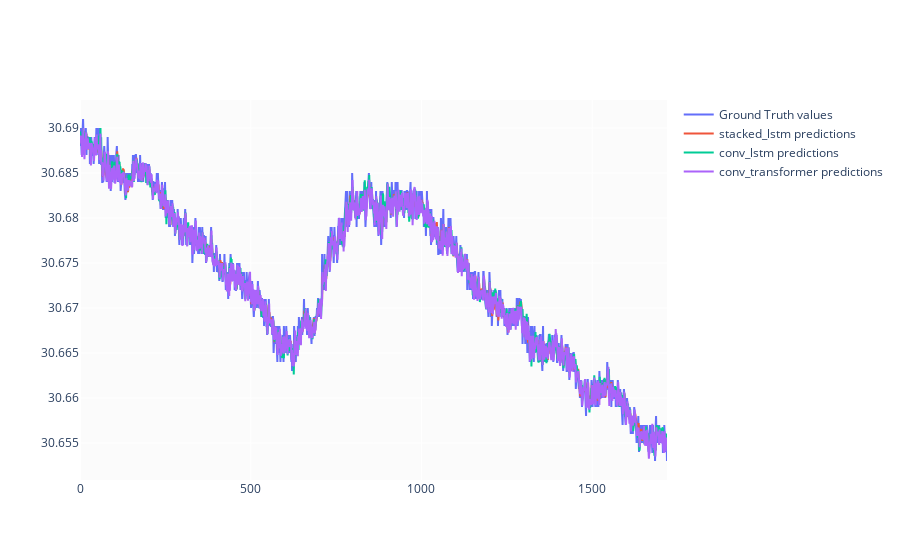

This figure's notebook cell:
### Markdown cell above
# Results

### Code cell
val_data = val_data.iloc[window_size:]

pred = predict( stacked_lstm , valid_dataset )
val_data['WL_pct_hat'] = pred / 100 
val_data['WL_hat_stacked_lstm'] = val_data['Water Level_previous'] * (1+val_data['WL_pct_hat'] )

pred = predict( conv_lstm , valid_dataset )
val_data['WL_pct_hat'] = pred / 100 
val_data['WL_hat_conv_lstm'] = val_data['Water Level_previous'] * (1+val_data['WL_pct_hat'] )

pred = predict( conv_transformer , valid_dataset )
val_data['WL_pct_hat'] = pred / 100 
val_data['WL_hat_conv_transformer'] = val_data['Water Level_previous'] * (1+val_data['WL_pct_hat'] )


fig = make_subplots()
fig.add_trace(go.Scatter( y=val_data['Water Level'].values, name='Ground Truth values'))
fig.add_trace(go.Scatter( y=val_data['WL_hat_stacked_lstm'].values ,name='stacked_lstm predictions'))
fig.add_trace(go.Scatter( y=val_data['WL_hat_conv_lstm'].values ,name='conv_lstm predictions'))
fig.add_trace(go.Scatter( y=val_data['WL_hat_conv_transformer'].values ,name='conv_transformer predictions'))
fig.show()

### Figure 1 — Plotly figure (JSON) as saved in the notebook; plotly's stock layout.template omitted (floating-point values rounded to 4 significant figures; data arrays with more than 128 entries replaced by an {"elided": "..."} marker saying what was removed)
{"data": [{"name": "Ground Truth values", "type": "scatter", "y": {"elided": "1720 float values"}}, {"name": "stacked_lstm predictions", "type": "scatter", "y": {"elided": "1720 float values"}}, {"name": "conv_lstm predictions", "type": "scatter", "y": {"elided": "1720 float values"}}, {"name": "conv_transformer predictions", "type": "scatter", "y": {"elided": "1720 float values"}}], "layout": {"xaxis": {"anchor": "y", "domain": [0, 1]}, "yaxis": {"anchor": "x", "domain": [0, 1]}}}
